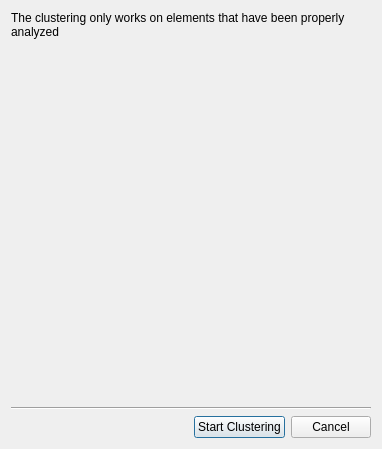
<ui version="4.0" >
 <class>ClusterDialog</class>
 <widget class="QDialog" name="ClusterDialog" >
  <property name="geometry" >
   <rect>
    <x>0</x>
    <y>0</y>
    <width>382</width>
    <height>449</height>
   </rect>
  </property>
  <property name="windowTitle" >
   <string>Cluster Metrics</string>
  </property>
  <layout class="QGridLayout" name="gridLayout" >
   <item row="0" column="0" >
    <widget class="QLabel" name="textLabel1" >
     <property name="text" >
      <string>The clustering only works on elements that have been properly analyzed</string>
     </property>
     <property name="alignment" >
      <set>Qt::AlignVCenter</set>
     </property>
     <property name="wordWrap" >
      <bool>true</bool>
     </property>
    </widget>
   </item>
   <item row="1" column="0" >
    <widget class="MetricWidget" native="1" name="metrics" >
     <property name="sizePolicy" >
      <sizepolicy vsizetype="MinimumExpanding" hsizetype="MinimumExpanding" >
       <horstretch>0</horstretch>
       <verstretch>0</verstretch>
      </sizepolicy>
     </property>
    </widget>
   </item>
   <item row="2" column="0" >
    <widget class="Line" name="line4" >
     <property name="frameShape" >
      <enum>QFrame::HLine</enum>
     </property>
     <property name="frameShadow" >
      <enum>QFrame::Sunken</enum>
     </property>
    </widget>
   </item>
   <item row="3" column="0" >
    <layout class="QHBoxLayout" name="horizontalLayout" >
     <item>
      <spacer name="spacer13" >
       <property name="orientation" >
        <enum>Qt::Horizontal</enum>
       </property>
       <property name="sizeType" >
        <enum>QSizePolicy::Expanding</enum>
       </property>
       <property name="sizeHint" stdset="0" >
        <size>
         <width>40</width>
         <height>20</height>
        </size>
       </property>
      </spacer>
     </item>
     <item>
      <widget class="QPushButton" name="pushButton27" >
       <property name="text" >
        <string>Start Clustering</string>
       </property>
      </widget>
     </item>
     <item>
      <widget class="QPushButton" name="pushButton28" >
       <property name="text" >
        <string>Cancel</string>
       </property>
      </widget>
     </item>
    </layout>
   </item>
  </layout>
 </widget>
 <layoutdefault spacing="6" margin="11" />
 <customwidgets>
  <customwidget>
   <class>MetricWidget</class>
   <extends>QWidget</extends>
   <header>metric-widget.h</header>
  </customwidget>
 </customwidgets>
 <resources/>
 <connections>
  <connection>
   <sender>pushButton27</sender>
   <signal>clicked()</signal>
   <receiver>ClusterDialog</receiver>
   <slot>accept()</slot>
   <hints>
    <hint type="sourcelabel" >
     <x>20</x>
     <y>20</y>
    </hint>
    <hint type="destinationlabel" >
     <x>20</x>
     <y>20</y>
    </hint>
   </hints>
  </connection>
  <connection>
   <sender>pushButton28</sender>
   <signal>clicked()</signal>
   <receiver>ClusterDialog</receiver>
   <slot>reject()</slot>
   <hints>
    <hint type="sourcelabel" >
     <x>20</x>
     <y>20</y>
    </hint>
    <hint type="destinationlabel" >
     <x>20</x>
     <y>20</y>
    </hint>
   </hints>
  </connection>
 </connections>
</ui>
